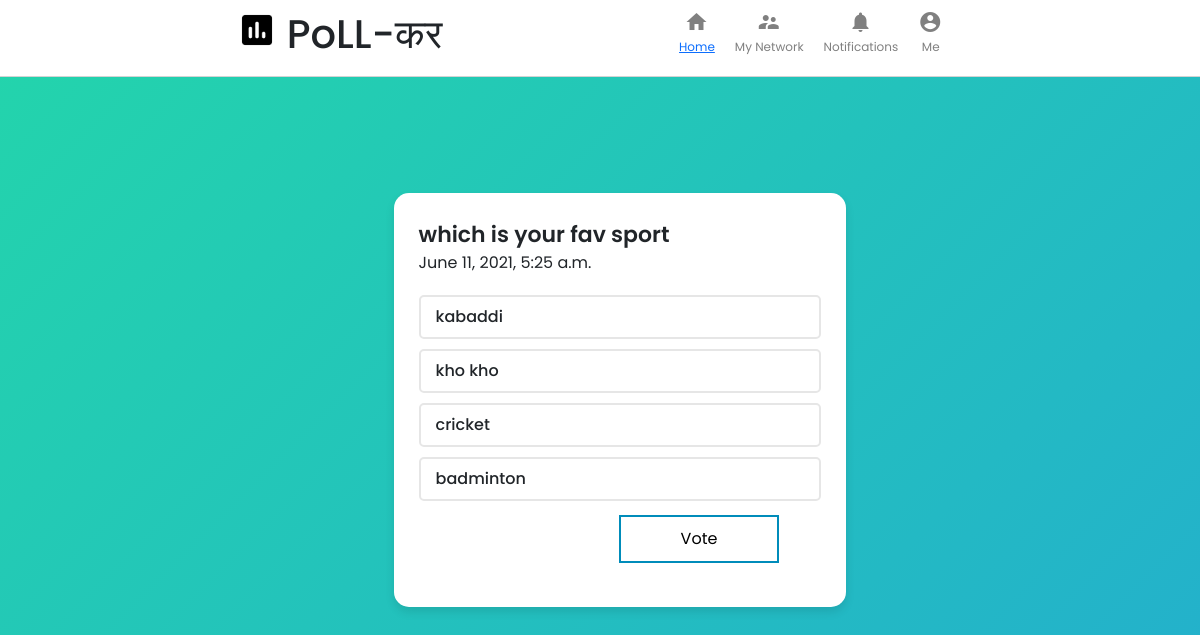
The page /vote/6 on the database its author committed.
### main/models.py (models this page shows, shortened)
class Poll(models.Model):
    question = models.TextField()
    datetime = models.DateTimeField(auto_now=True)
    option_one = models.CharField(max_length=56)
    option_two = models.CharField(max_length=56)
    option_three = models.CharField(max_length=56)
    option_four = models.CharField(max_length=56)
    option_one_count = models.IntegerField(default=0)
    option_two_count = models.IntegerField(default=0)
    option_three_count = models.IntegerField(default=0)
    option_four_count = models.IntegerField(default=0)

### main/views.py (the view, shortened to what this page needs)
# urls.py: path('vote/<int:pk>', views.vote, name= 'vote' ),
def vote(request, pk):
    poll = models.Poll.objects.get(pk=pk)
    context = {
        'poll': poll
    }
    return render( request, 'main/vote.html', context)

### templates/main/vote.html (shortened to what this page needs)
{% load static %}
<!DOCTYPE html>
<html lang="en">
<head>
    <link href="https://cdn.jsdelivr.net/npm/bootstrap@5.0.1/dist/css/bootstrap.min.css" rel="stylesheet">
    <link rel="stylesheet" href="{% static 'css/index.css' %}" />
    <link rel="stylesheet" href="{% static 'css/card.css' %}">
</head>
<body>
    <div class="header">
        <div class="header__left">
            <img src="{% static 'img/logo1.png' %}" alt="" />
            <h1>PoLL-कर</h1>
        </div>
        <div class="header__right">
            <div class="headerOption">
                <i class="material-icons headerOption__icon"> home </i>
                <h3><a class="active" href="{% url 'allpolls' %}">Home</a></h3>
            </div>
            <div class="headerOption">
                <i class="material-icons headerOption__icon"> supervisor_account </i>
                <h3>My Network</h3>
            </div>
            <div class="headerOption">
                <i class="material-icons headerOption__icon"> notifications </i>
                <h3>Notifications</h3>
            </div>
            <div class="headerOption">
                <i class="material-icons headerOption__icon"> account_circle </i>
                <h3>Me</h3>
            </div>
        </div>
    </div>
    <br><br><br><br>
            <div>
                <div class="wrapper">
                    <header>{{ poll.question }}</header>
                    <span class="text">{{ poll.datetime }}</span>
                    <form method="POST">
                    <div class="poll-area">
                        <label for="opt-1" class="opt-1">
                            <div class="row">
                                <div class="column">
                                    <span>{{ poll.option_one }}</span>
                                </div>
                            </div>
                        </label>
                        <label for="opt-2" class="opt-2">
                            <div class="row">
                                <div class="column">
                                    <span class="text">{{ poll.option_two }}</span>
                                </div>
                            </div>
                        </label>
                        <label for="opt-3" class="opt-3">
                            <div class="row">
                                <div class="column">
                                    <span class="text">{{ poll.option_three }}</span>
                                </div>
                            </div>
                        </label>
                        <label for="opt-4" class="opt-4">
                            <div class="row">
                                <div class="column">
                                    <span class="text">{{ poll.option_four }}</span>
                                </div>
                            </div>
                        </label>
                        <div>
                            <button type="submit" class="button button2">Vote</button>
                        </div>
                    </div>
                    </form>
                </div>
            </div>
</body>
</html>

### static/css/index.css (style rules this page uses)
* { margin: 0; padding: 0; }
body { background-repeat: no-repeat; background: linear-gradient(-45deg, #ee7752, #e73c7e, #23a6d5, #23d5ab); background-size: 400% 400%; animation: gradient 15s ease infinite; display: flex; flex-direction: column; align-items: center; }
.header__left img { object-fit: contain; height: 40px; margin-right: 10px; }
.header { width: 100%; display: flex; position: sticky; top: 0; z-index: 999; justify-content: space-evenly; border-bottom: 0.1px solid lightgray; padding-top: 10px; padding-bottom: 10px; width: 100%; background-color: white; }
.header__left { display: flex; }
.header__right { display: flex; }
.headerOption { display: flex; flex-direction: column; align-items: center; margin-right: 20px; color: gray; cursor: pointer; }
.headerOption h3 { font-size: 12px; margin-top: 10px; font-weight: 400; }
.headerOption__icon { margin-right: 5px; height: 20px; width: 20px; }

### static/css/card.css (style rules this page uses)
* { margin: 0; padding: 0; box-sizing: border-box; font-family: 'Poppins', sans-serif; }
.button { border: none; color: white; padding: 10px 60px; text-align: center; text-decoration: none; display: inline-block; font-size: 16px; margin: 4px 2px; transition-duration: 0.4s; cursor: pointer; margin-left: 200px; }
.button2 { background-color: white; color: black; border: 2px solid #008CBA; }
.wrapper { background: #fff; border-radius: 15px; padding: 25px; max-width: 650; margin: 20px; width: 100%; box-shadow: 0px 5px 10px rgba(0,0,0,0.1); }
.wrapper header { font-size: 22px; font-weight: 600; }
.wrapper .poll-area { margin: 20px 0 15px 0; }
.poll-area label { display: block; margin-bottom: 10px; border-radius: 5px; padding: 8px 15px; border: 2px solid #e6e6e6; transition: all 0.2s ease; }
label .row { display: flex; pointer-events: none; justify-content: space-between; }
label .row .column { display: flex; align-items: center; }
label .row span { font-size: 16px; font-weight: 500; }

### rows shown on the page
Poll: question "which is your fav sport", datetime "June 11, 2021, 5:25 a.m.", option_one "kabaddi", option_two "kho kho", option_three "cricket", option_four "badminton"
